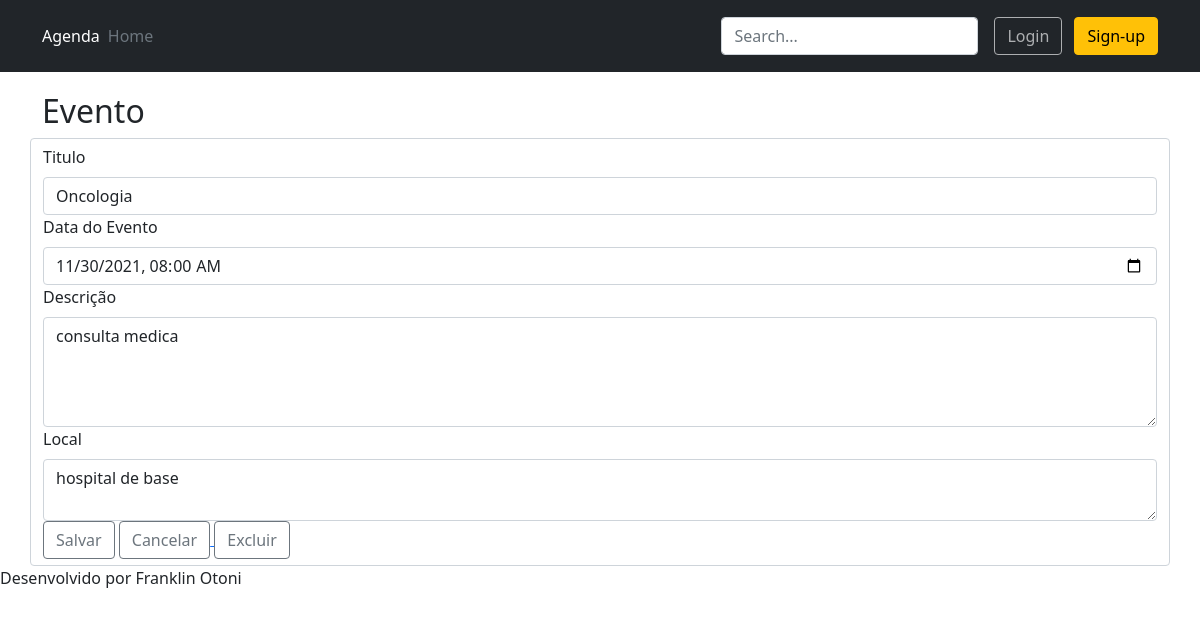
The app's page /agenda/evento/?id=5 (signed in), older data.
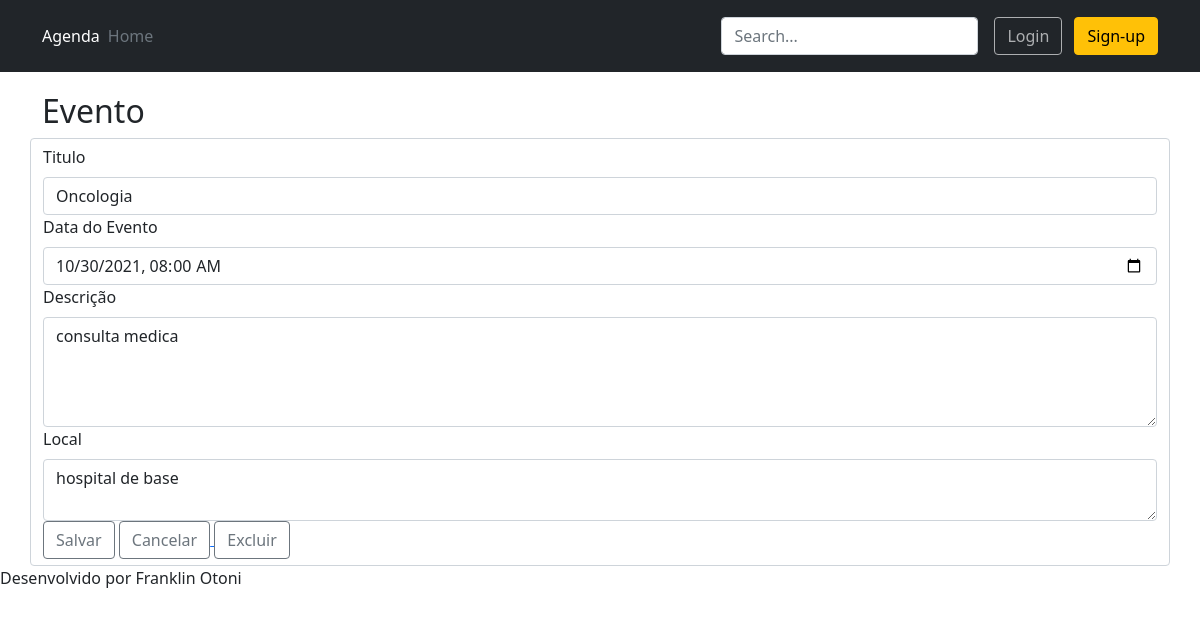
The same page, newer data.
### core/models.py (models this page shows, shortened)
class Evento(models.Model):
    titulo = models.CharField(max_length=100)
    descricao = models.TextField(blank=True, null=True)
    local = models.TextField(max_length=120, blank=True, null=True)
    data_evento = models.DateTimeField(verbose_name="Data do Evento")
    data_criacao = models.DateTimeField(auto_now=True)
    usuario = models.ForeignKey(User, on_delete=models.CASCADE)
    class Meta:
        db_table = 'evento'
    def get_data_input_evento(self):
        return self.data_evento.strftime('%Y-%m-%dT%H:%M')

### core/views.py (the view)
# urls.py: path('agenda/evento/', views.evento),
@login_required(login_url='/login/')
def evento(request):
    id_evento = request.GET.get('id')
    dados = {}
    if id_evento:
        dados['evento'] = Evento.objects.get(id=id_evento)
    return render(request, 'evento.html', dados)

### templates/evento.html (shortened to what this page needs)
{% extends "model-page.html" %}
{% block content %}
<div class="container" style="padding-top: 20px;">
    <div class="row g5">
        <h2>Evento</h2>
        <form class="form-control" action="submit" method="POST"> {% csrf_token %}
            <div class="col-12">
                <label class="form-label">Titulo</label>
                <input class="form-control" type="text" name="titulo" size="23" value="{{ evento.titulo }}">
            </div>
            <div class="col-12">
                <label class="form-label">Data do Evento</label>
                <input class="form-control" type="datetime-local" name="data_evento" value="{{ evento.get_data_input_evento }}">
            </div>
            <div class="col-12">
                <label class="form-label">Descrição</label>
                <textarea class="form-control" name="descricao" rows="4" cols="24">{{ evento.descricao }} </textarea>
            </div>
            <div class="col-12">
                <label class="form-label">Local</label>
                <textarea class="form-control" name="local" rows="2" cols="24">{{ evento.local }} </textarea>
            </div>
            <div class="col-12">
                <a>
                    <button class="btn btn-outline-secondary" type="submit">Salvar</button>
                </a>
                <a href="/">
                    <button class="btn btn-outline-secondary" type="submit">Cancelar</button>
                </a>
                {% if evento.id %}
                    <a href="delete/{{evento.id}}/" >
                    <button class="btn btn-outline-secondary" type="button">Excluir</button>
                    </a>
                {% endif %}
            </div>
        </form>
    </div>
</div>
{% endblock %}

Row changes from the older to the newer data that the page shows:
changed Evento "Oncologia": data_evento "11/30/2021 08:00" → "10/30/2021 08:00"
